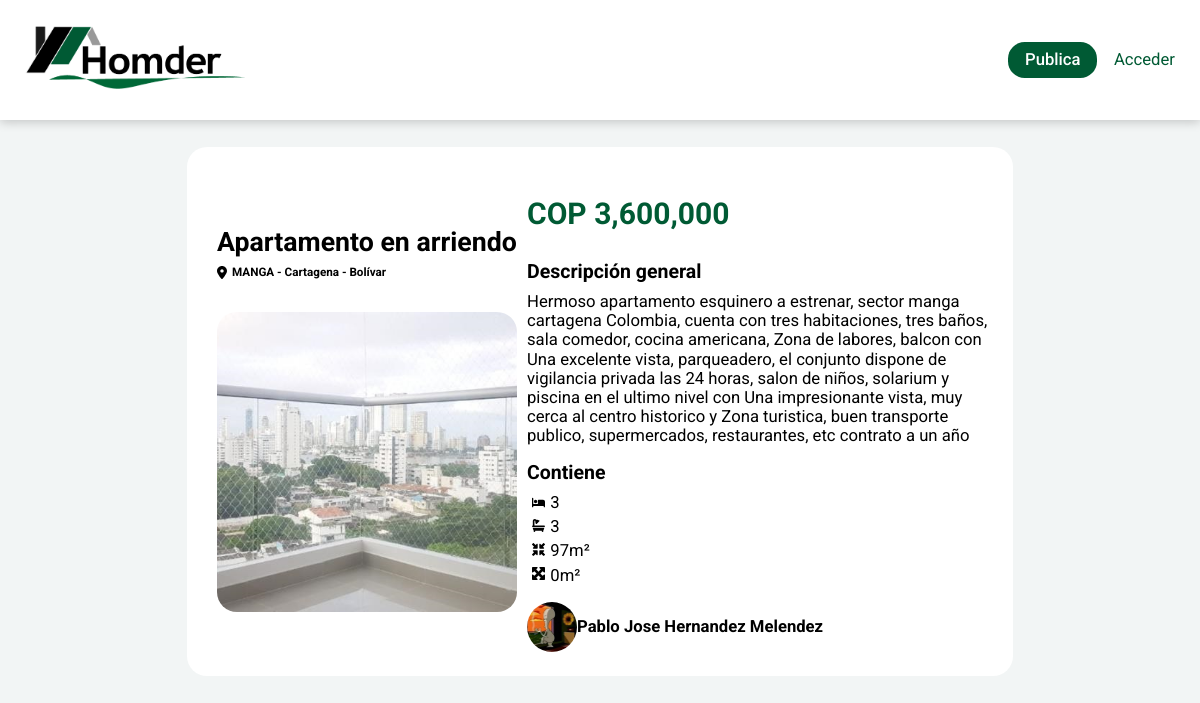
/post.php?id=2, run on the app's committed database.
### tables this page shows
CREATE TABLE `posts` (
  `id` int(11) NOT NULL,
  `title` varchar(100) NOT NULL,
  `description` varchar(500) NOT NULL,
  `location` varchar(120) DEFAULT NULL,
  `price` varchar(20) NOT NULL,
  `rooms` int(11) DEFAULT NULL,
  `bathrooms` int(11) DEFAULT NULL,
  `innerArea` decimal(10,0) DEFAULT NULL,
  `outerArea` decimal(10,0) DEFAULT NULL,
  `userID` int(11) DEFAULT NULL
);

CREATE TABLE `post_images` (
  `id` int(11) NOT NULL,
  `file_name` varchar(255) NOT NULL,
  `uploaded_on` datetime NOT NULL,
  `status` enum('0','1') DEFAULT '1',
  `post_id` int(11) DEFAULT NULL
);

CREATE TABLE `users` (
  `id` int(11) NOT NULL,
  `name` varchar(100) NOT NULL,
  `email` varchar(100) NOT NULL,
  `password` varchar(100) NOT NULL,
  `description` varchar(255) DEFAULT NULL,
  `phone` varchar(15) DEFAULT NULL,
  `profile-pic` varchar(255) DEFAULT 'default-user.svg'
);

### post.php (the view, shortened to what this page needs)
<!DOCTYPE html>
<?php
include 'scripts/php/partials/header-config_1.php';
$post_id=$_GET['id'];
$posts=$connect->query("SELECT * FROM posts WHERE id=$post_id");
if($posts->num_rows>0){
    $post=$posts->fetch_assoc();
    $post_userID=$post['userID'];
    $users=$connect->query("SELECT * FROM users WHERE id=$post_userID");
    if($users->num_rows>0){
        $author=$users->fetch_assoc();
        $thisProfilePicture=$author['profile-pic'];
        $thisProfilePictureFolder="uploads/";
        $imagesPHP=$connect->query("SELECT * FROM post_images WHERE post_id=$post_id");
    }
    else{
        post_notFound();
    }
} else{
    post_notFound();
}
?>
<html lang="es">
<head>
    <link rel="stylesheet" href="styles/css//03_pages/post.css">
</head>
<body>
    <?php include "scripts/php/partials/header.php";?>
    <main>
        <div class="post">
            <div class="post__presentation">
                <div class="post__info">
                    <h2 class="post__title"><?php echo $post['title']?></h2>
                    <div class="location"><?php echo $post['location']?></div>
                </div>
                <div class="post__images">
                    <?php
                    if(!$imagesPHP->num_rows>0){
                        $preview="http://localhost/Homder/img/default-photo.svg";?>
                        <img class="post__image" src="<?php echo $preview?>" alt="El creador de la publicación no subió fotos.">
                    <?php }
                    else{
                        $first=true;
                        while($row=$imagesPHP->fetch_assoc()){
                            if($first){
                                $first=false;
                                ?>
                                <img class="post__image" src="<?php echo "http://localhost/homder/uploads/".$row['file_name']?>" alt="Previsualización de las imágenes asociadas a la publicación.">
                        <?php
                            }
                        ?>
                        <?php
                        }
                        ?>
                    <?php
                    }
                    ?>
                </div>
            </div>
            <div>
                <div class="post__description">
                    <h3 class="post__price"><?php echo $post['price'];?></h3>
                    <h3 class="post__section">Descripción general</h3>
                    <?php echo $post['description']?>
                    <h3 class="post__section">Contiene</h3>
                    <?php
                    if(isset($post['rooms'])){
                        echo '<div class="feature rooms">'. $post['rooms'] .'</div>';
                    }
                    if(isset($post['bathrooms'])){
                        echo '<div class="feature bathrooms">'. $post['bathrooms'] .'</div>';
                    }
                    if(isset($post['innerArea'])){
                        echo '<div class="feature area-inside">'. $post['innerArea'] .'m²</div>';
                    }
                    if(isset($post['outerArea'])){
                        echo '<div class="feature area-outside">'. $post['outerArea'] .'m²</div>';
                    }
                    ?>
                </div>
                <div class="contact" onclick="window.location='http://localhost/homder/profile.php?id=<?php echo $author['id']?>';">
                    <div class="contact__author">
                        <image class="contact__profile" src="<?php echo "http://localhost/homder/".$thisProfilePictureFolder.$thisProfilePicture?>"></image>
                        <h3 class="contact__name"><?php echo $author['name']?></h3>
                    </div>
                </div>
            </div>
        </div>
    </main>
</body>
</html>

### styles/css/03_pages/post.css (style rules this page uses)
.post { background: white; min-width: 350px; padding: 20px; border-radius: 20px; }
.post__description { margin: 1rem 0; }
.post__presentation { display: flex; justify-content: space-evenly; flex-direction: column; padding: 10px; }
.post__images { height: 300px; aspect-ratio: 1/1; background: #FFF; border-radius: 20px; overflow: hidden; cursor: pointer; position: relative; overflow: hidden; }
.post__image { width: 100%; aspect-ratio: inherit; object-fit:cover; }
.post__price { color:var(--clr-green); font-size: 1.8rem; }
.post__title, .post__section { margin: 1rem 0 .5rem 0; }
.post__title { font-weight: bolder; font-size: 1.6rem; }
@media screen and (min-width:850px) { .post { max-width: 70%; } }
@media screen and (min-width:700px) { .post { display: grid; grid-template-columns: 1fr 2fr; } }
@media screen and (min-width:700px) { .post__image { width: 100%; } }

### styles/css/01_molecules/indicatory.css (style rules this page uses)
.feature { display: flex; margin:5px 5px; }
.feature::before { aspect-ratio: 1/1; height: .8rem; left: 0; margin-right: 5px; }
.location { display: flex; flex-wrap: nowrap; font-size: .7rem; font-weight: bold; gap: 5px; margin: 5px 0 0 0; }
.location::before { aspect-ratio: 1/1; content: url("http://localhost/homder/img/icons/location-dot-solid.svg"); height: .6rem; }
.rooms::before { content: url("http://localhost/homder/img/icons/bed-solid.svg"); }
.bathrooms::before { content: url("http://localhost/homder/img/icons/bath-solid.svg"); }
.area-inside::before { content: url("http://localhost/homder/img/icons/minimize-solid.svg"); }
.area-outside::before { content: url("http://localhost/homder/img/icons/maximize-solid.svg"); }

### styles/css/index.css (style rules this page uses)
* { box-sizing: border-box; }
html { min-height: 100vh; font-size: calc(12px + 0.390625vw); }
body { display: flex; flex-direction: column; min-height: 100vh; background-color: #F2F5F5; }
main { display: flex; flex-direction: column; align-items: center; padding: 10px; }

### styles/css/01_molecules/conctact.css (style rules this page uses)
.contact { cursor: pointer; display: inline-block; }
.contact__author { display: inline-flex; justify-items: center; align-items: center; }
.contact__profile { width: 50px; border-radius: 50%; aspect-ratio: 1/1; }
.contact__name { margin: 0; font-size: 1rem; }

### styles/css/colors.css (style rules this page uses)
:root { --clr-dark:#333; --clr-green-darker:#004629; --clr-green:#005A34; }

### data on the page
posts: title "Apartamento en arriendo", location "MANGA - Cartagena - Bolívar", price "COP 3,600,000", description "Hermoso apartamento esquinero a estrenar, sector manga cartagena Colombia, cuenta con tres habitaciones, tres baños, sala comedor, cocina americana, Zona de labores, balcon con Una excelente vista, parqueadero, el conjunto dispone de vigilancia privada las 24 horas, salon de niños, solarium y piscina en el ultimo nivel con Una impresionante vista, muy cerca al centro historico y Zona turistica, buen transporte publico, supermercados, restaurantes, etc contrato a un año", rooms "3", bathrooms "3", innerArea "97", outerArea "0"
post_images: file_name (picture)
users: value (picture), name "Pablo Jose Hernandez Melendez"
